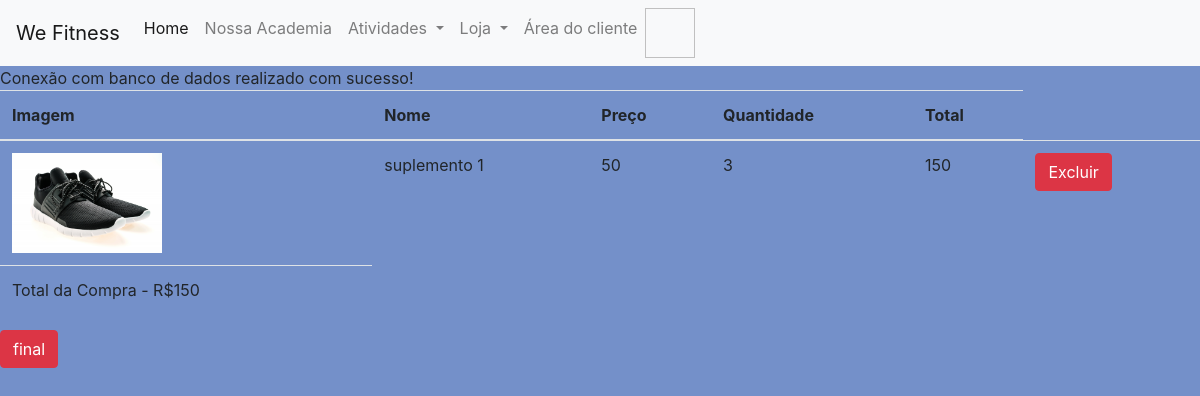
Screenshot of /frmcarrinho.php with the database file from the repository.
### tables this page shows
CREATE TABLE `carrinho` (
  `codigoproduto` int(11) NOT NULL,
  `nome` varchar(100) NOT NULL,
  `valor` double NOT NULL,
  `quantcompra` int(11) NOT NULL,
  `foto` varchar(255) NOT NULL
);

### frmcarrinho.php (the view, shortened to what this page needs)
<?php
    require_once 'head.php';
    require 'menu.php';
    include_once 'conexao.php';
    $totalcompra = 0;
$sql = "SELECT * from carrinho";
$resultado= $conn->prepare($sql);
$resultado->execute();
if(($resultado)and($resultado->RowCount()!=0)){
    ?>
    <form action="finaliza.php" method="post">
    <table class="table">
    <thead>
     <tr>
        <th scope="col">Imagem</th>
        <th scope="col">Nome</th>
        <th scope="col">Preço</th>
        <th scope="col">Quantidade</th>
        <th scope="col">Total</th>
     </tr>
    </thead>
 <tbody>
<?php
    while ($linha = $resultado->fetch(PDO::FETCH_ASSOC)) {
        extract($linha);
?>
        <tr>
          <td scope="row"><img src="<?php echo $foto ?>"style=widht:100px;height:100px;></td>
          <td><?php echo $nome ?></td>
          <td><?php echo $valor ?></td>
          <td><?php echo $quantcompra ?></td>
          <td><?php echo $total = $quantcompra * $valor ;
          $totalcompra += $total; ?></td>
        <td>
             <input type="submit" class="btn btn-danger" name="excluir" value="Excluir">
          </td>
        </tr>
<?php
} ?>
<tr><td><?php echo "Total da Compra - R$" .$totalcompra; ?></td></tr>
</tbody>
</table>
<input type="submit" class="btn btn-danger" name="finalizar" value="final">
<?php
}
?>

### style.css (style rules this page uses)
body { background: #7490c9; }

### rows the page displays
carrinho: foto (picture), nome "suplemento 1", valor "50", quantcompra "3", $total = $quantcompra * $valor "150"

### other values shown
$totalcompra "150"
